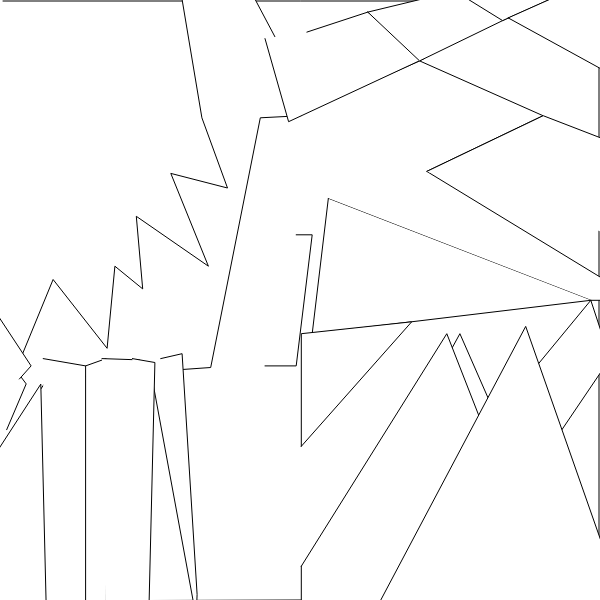
Frame 1 (no input)
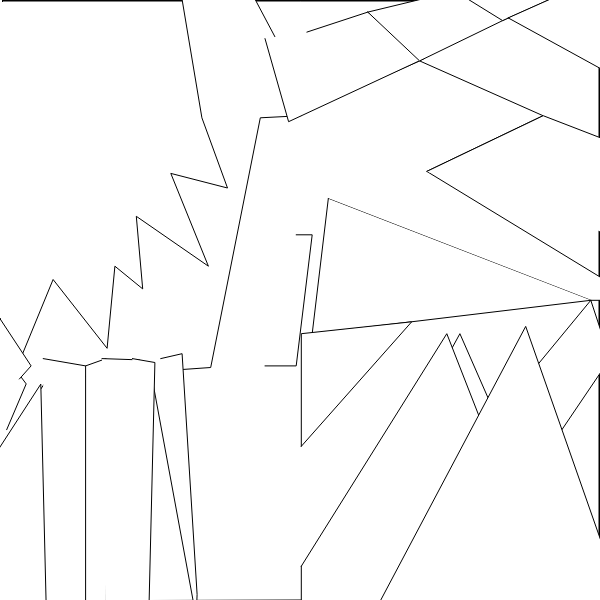
Frame 60 (no input)
Frame 120 (the mouse pressed at the canvas centre since frame 60): identical to frame 60, image omitted

The p5.js sketch that drew these frames (run headless with seeded random() and noise() and a simulated clock; from frame 60 on, the mouse is pressed at the canvas centre):

// p5.js sketch
// ── sketch.js
function setup() {
	createCanvas(600,600);
}

function draw() {
  beginShape();
  vertex(3,1)
  vertex(599,1)
  vertex(599,599)
  vertex(-1,601)
  endShape();
  
  
  beginShape();
  vertex(-311,-315)
  vertex(599.9,-315)  
  endShape();  
  
  beginShape();
 
  vertex(-170.7,-110.7)
  vertex(-103,-110.7)
  vertex(-91.3,-55.2)
  vertex(-212.6,-39.1)
  vertex(-170.7,-110.7)

  endShape();  
  
  
  beginShape();
  vertex(14.8,372.7)
  vertex(53.1,279.5)
  vertex(107.1,348.3)
  vertex(114.9,266.2)
  vertex(142.7,288.9)
  vertex(136.3,216.3)
  vertex(208.4,266.2)
  vertex(170.8,173.4)
  vertex(227.5,188)
  vertex(201.9,117.8)
  vertex(166,-96.6)
  vertex(201.9,-101)
  vertex(295.2,75)
  vertex(301.3,115.7)
  vertex(260.3,117.8)
  vertex(210.7,367.5)
  vertex(47.6,379)
  vertex(-29.9,493.1)
  endShape();  
  
  
  beginShape();
  vertex(160.7,358.6)
  vertex(182.1,353.7)
  vertex(197.1,594.4)
  vertex(196.2,617.4)
  vertex(149.8,365.9)
  endShape();  
  
  beginShape();
 
  vertex(85.6,365.9)
  vertex(106.1,358.6)
  vertex(106.1,672.4)
  vertex(85.6,676.3)

  endShape();  
  
  beginShape();
 
  vertex(43.2,358.6)
  vertex(85.6,365.9)
  vertex(85.6,676.3)
  vertex(43.2,676.3)
  
  
  endShape();  
  
  beginShape();
 
  vertex(345.9,93.5)
  vertex(419.6,60.9)
  vertex(543,115.7)
  vertex(426.8,171.4)
  vertex(638.3,300.3)
  vertex(590.8,300.3)
  vertex(328.3,198.7)
  
  endShape();  
  
  beginShape();
 
  vertex(524.1,-58.3)
  vertex(580.1,-14.2)
  vertex(638.3,-40.1)
  vertex(638.3,-119)
  vertex(524.1,-58.3)

  endShape();  
  
  
  beginShape();
 
  vertex(426.8,171.4)
  vertex(543.2,115.7)
  vertex(638.3,152.4)
  vertex(638.3,244.5)
  
  endShape();  
  
  beginShape();
 
  vertex(536.7,365.9)
  vertex(590.8,300.3)
  vertex(610,358.6)
  vertex(561.9,429.7)
  
  endShape();  
  
  beginShape();
 
  vertex(411.7,-138.5)
  vertex(617.8,-183.1)
  vertex(638.3,-169.7)
  vertex(638.3,-110.7)
  vertex(518.4,-55.7)
  
  endShape();  
  
  beginShape();
 
  vertex(-389,288.9)
  vertex(-224.4,288.9)
  vertex(-224.4,303)
  vertex(-389,311.8)
  
  endShape();  
  
  beginShape();
 
  vertex(-306.7,106.1)
  vertex(-306.7,239.7)
  vertex(-393.9,229.9)
  vertex(-389,288.9)
  vertex(-216.5,288.9)
  vertex(-229.2,106.1)
  
  endShape();  
  
  beginShape();
 
  vertex(-44,472.6)
  vertex(-29.9,493.1)
  vertex(40.8,384.1)
  vertex(47.6,664.1)
  vertex(31.1,668.5)
  vertex(11.9,623.2)
  vertex(-51.1,627.6)
  vertex(-44,472.6)
  
  endShape();  
  
  
  beginShape();
 
  vertex(306.9,32.1)
  vertex(367.8,12.1)
  vertex(424.8,58.3)
  vertex(288.6,121.7)
  vertex(265,38.6)
  
  
  endShape();  
  
  beginShape();
 
  vertex(367.8,12.1)
  vertex(419.6,60.9)
  vertex(508.2,17.9)
  vertex(454.9,-8.9)
  vertex(367.8,12.1)
  
  endShape();  
  
  beginShape();
 
  vertex(454.9,-8.9)
  vertex(502.6,20.6)
  vertex(580.1,-14.2)
  vertex(543.2,-43)
  
  endShape();  
  
  beginShape();
 
  vertex(-334.4,506.2)
  vertex(-259.2,513.6)
  vertex(-263.5,645.8)
  vertex(-341.3,648.2)
  
  
  endShape();  
  
  beginShape();
 
  vertex(-267.7,517.4)
  vertex(-238.9,517.4)
  vertex(-238.9,641.2)
  vertex(-267.7,646.6)
  
  
  endShape();  
  
  beginShape();
 
  vertex(-389,311.8)
  vertex(-224.4,303)
  vertex(-224.4,330.3)
  vertex(-385.1,333.7)
  
  
  endShape();  
  
  beginShape();
 
  vertex(-385.1,333.7)
  vertex(-224.4,330.3)
  vertex(-228.2,367.5)
  vertex(-381.2,365)
  
  endShape();  
  
  
  beginShape();
 
  vertex(-179.6,206.5)
  vertex(-111.6,198.7)
  vertex(26.2,383.9)
  vertex(6.7,429.7)
  
  
  endShape();  
  
  beginShape();
 
  vertex(508.2,17.9)
  vertex(638.3,-40.1)
  vertex(638.3,89.3)
  vertex(508.2,17.9)
  
  
  endShape();  
  
  beginShape();
 
  vertex(203.1,-221.8)
  vertex(331.6,-231.6)
  vertex(331.6,-169.7)
  vertex(275,-165.8)
  vertex(189,-192.6)
  vertex(203.1,-221.8)
  
  
  endShape();  
  
  beginShape();
 
  vertex(-111.6,198.7)
  vertex(-79.1,198.7)
  vertex(31.1,365.9)
  vertex(19.4,379)
  
  endShape();  
  
  beginShape();
 
  vertex(328.3,198.7)
  vertex(312.2,333.7)
  vertex(590.8,300.3)
  
  
  endShape();  
  
  beginShape();
 
  vertex(301.3,446.3)
  vertex(411.7,321.8)
  vertex(301.3,333.7)
  vertex(301.3,446.3)
  
  
  endShape();  
  
  beginShape();
 
  vertex(296.2,234.8)
  vertex(312.2,234.8)
  vertex(296.2,365.9)
  vertex(265,365.9)
  
  
  endShape();  
  
  beginShape();
 
  vertex(102,358.6)
  vertex(139.8,359.9)
  vertex(124.8,668.5)
  vertex(106.1,664.1)
  
  
  endShape();  
  
  beginShape();
 
  vertex(132.4,358.6)
  vertex(154.9,362.5)
  vertex(147.5,668.5)
  vertex(124.8,668.5)
  
  endShape();  
  
  
  beginShape();
 
  vertex(-137.6,-257.4)
  vertex(-95.6,-257.4)
  vertex(-99.8,-175.5)
  vertex(-137.6,-169.7)
  
  endShape();  
  
  beginShape();
 
  vertex(-76.9,-257.4)
  vertex(-29.4,-257.4)
  vertex(-27.5,-235.7)
  vertex(-40.1,-241.8)
  vertex(-50.8,-127.8)
  vertex(-87.4,-129.7)
  vertex(-76.9,-257.4)
  
  
  endShape();  
  
  beginShape();
 
  vertex(-8.9,-119)
  vertex(47.6,-119)
  vertex(53.1,-257.4)
  vertex(-29.4,-247.2)
  
  
  endShape();  
  
  beginShape();
 
  vertex(221.6,-339.5)
  vertex(227.1,-263.5)
  vertex(114.9,-270.1)
  vertex(129.5,-343.2)
  
  endShape();  
  
  beginShape();
 
  vertex(47.6,-278.8)
  vertex(120.7,-278.8)
  vertex(129.5,-343.2)
  vertex(47.6,-343.2)
  vertex(40.8,-278.8)
  
  endShape();  
  
  beginShape();
 
  vertex(301.3,-169.7)
  vertex(323.9,-180.4)
  vertex(323.9,-138.5)
  vertex(358.5,-175.5)
  vertex(411.7,-159.5)
  vertex(396.6,-138.5)
  vertex(281.5,-110.7)
  vertex(166,-96.6)
  vertex(182.1,-152.4)
  vertex(197.7,-200.9)
  
  endShape();  
  
  beginShape();
 
  vertex(100.3,-278.8)
  vertex(100.3,-11)
  vertex(71,-119)
  vertex(76.9,-278.8)
  
  endShape();  
  
  beginShape();
 
  vertex(104.2,-200.9)
  vertex(147,-200.9)
  vertex(125.6,-92.7)
  vertex(82.7,-96.6)
  
  endShape();  
  
  beginShape();
 
  vertex(-102.5,-257.4)
  vertex(-72.3,-257.4)
  vertex(-78.1,-127.8)
  vertex(-102.5,-127.8)
  
  endShape();  
  
  beginShape();
 
  vertex(312.2,604.2)
  vertex(459.9,333.7)
  vertex(526.9,486.5)
  vertex(435.1,611.5)

  endShape();  
  
  beginShape();
 
  vertex(301.3,566.2)
  vertex(446.8,333.7)
  vertex(565.2,636.4)
  vertex(301.3,664.1)
  vertex(301.3,566.2)
  
  endShape();  
  
  beginShape();
 
  vertex(356.1,646.6)
  vertex(525.7,326.4)
  vertex(623.7,605.7)

  endShape();  
  
 beginShape();
 
  vertex(435.1,646.6)
  vertex(606.1)
  vertex()
  vertex()
  vertex()
  
  endShape();  
  
  
  
  
  
  
  
  
  
  
  
  
  
  
  
  
  
  
  
  
  
  
  
  
  
  
  
  
  
  
  
  
  
  
  
  
  
  
  
  
  
  
  
  
  
  
  
  
}
